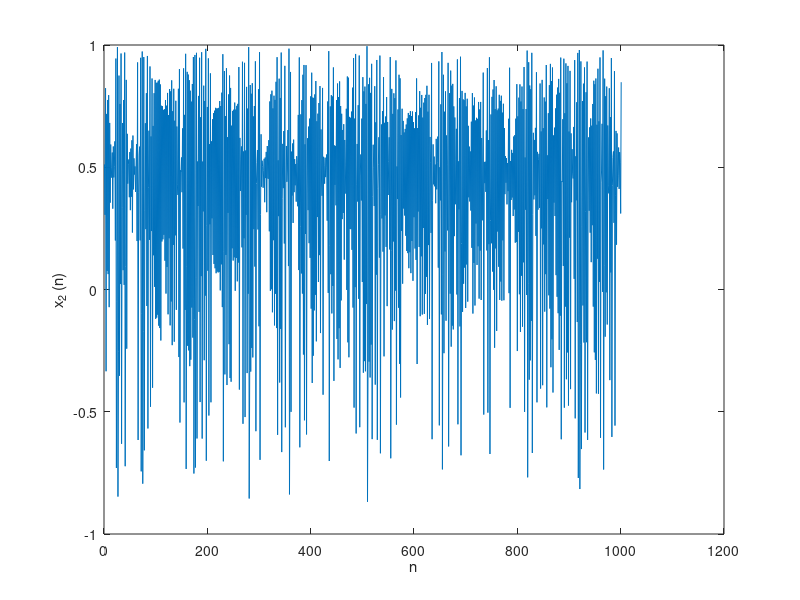

Reproduce this figure in MATLAB.
%%First we will consider a singular oscillator modeled by a single difference equation
xs=[]
as=[]
alphas=linspace(0,2,200)
for n=1:200
    
    a=alphas(n)
    f=@(x) 1-a*x^2
    x0=0.5
    x_current=x0
    orbit=[x0]
   for i= 1:200
       x_current = f(x_current)
       orbit=[orbit,x_current]
   end
   xs=[xs,orbit(182:201)]
   as=[as,a*ones(1,20)]
end

plot(as,xs,".")
xlabel('parameter a')
ylabel('x_n')
%%Next we will look at a system of p oscillators modeled by a system of difference equations
p=32
a=0.6
b=.2
alpha=1.9
A=[a,b,zeros(1,p-3),b]
for i=2:p-1
    for j=1:p
        if i==j 
        A(i,j)=a
        elseif abs(i-j)==1
            A(i,j)=b
        else
            A(i,j)=0
        end
    end
end
A=[A;b,zeros(1,p-3),b,a] 
x0=rand(p,1)
x=x0
x1=[x(1)]
for n=1:1000
    gOFx= ones(p,1)- alpha*x.^2
    x=A*gOFx
    x1=[x1;x(1)]
end
x
plot(1:1001,transpose(x1))
xlabel('n')
ylabel('x_2 (n)')

       
